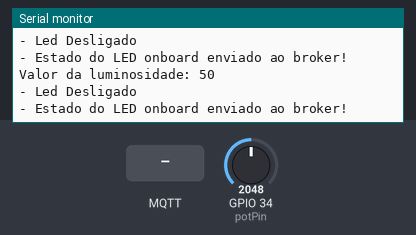
This sketch was run on a simulated ESP32. On the bench: the last lines printed to the serial monitor. Inputs (shaded band) come from the test bench; at power-on: GPIO 34 (potPin) = 2048. WiFi joins after 1.5 s; servers stay silent unless stated; no MQTT or app messages arrive unless stated.

Above: at 9.9 s.
10.0 s: MQTT message "1" arrives on the first subscribed topic
12.2 s: MQTT message "on" arrives on the first subscribed topic
14.2 s: MQTT message "off" arrives on the first subscribed topic
16.2 s: GPIO 34 (potPin) set to 2866
At 17.5 s:
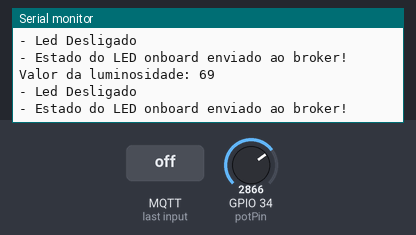
17.7 s: GPIO 34 (potPin) set to 3603
At 18.6 s:
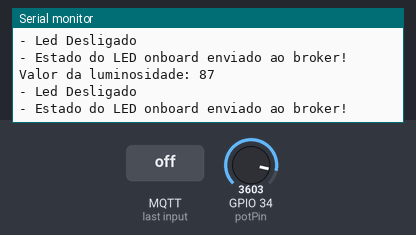
Timing chart, 0 to 20.2 s (numbered marks = the images above; inputs shaded):
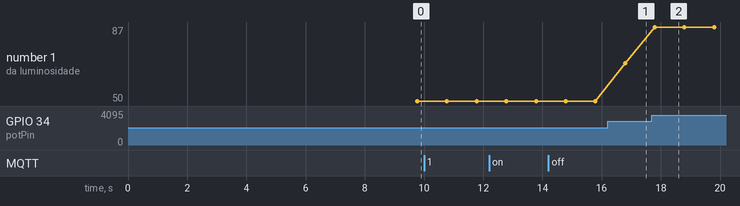

The sketch:

esp32-codigo.ino
```cpp
//Equipe:
//Raphael Aaron - 564067
//Felipe Catto - 562106
//Kimberly Kristina - 564080
//Laura Dantas - 564064

#include <WiFi.h>
#include <PubSubClient.h>

// Configurando as variáveis
const char* default_SSID = "sua_rede_wifi"; // Inserir nome da rede Wi-Fi
const char* default_PASSWORD = "sua_senha_wifi"; // Inserir senha da rede Wi-Fi
const char* default_BROKER_MQTT = "ip_host_fiware"; // IP do Broker MQTT
const int default_BROKER_PORT = 1883; // Porta do Broker MQTT
const char* default_TOPICO_SUBSCRIBE = "/TEF/lamp001/cmd"; // Tópico MQTT de escuta
const char* default_TOPICO_PUBLISH_1 = "/TEF/lamp001/attrs"; // Tópico MQTT de envio de informações para Broker
const char* default_TOPICO_PUBLISH_2 = "/TEF/lamp001/attrs/l"; // Tópico MQTT de envio de luminosidade
const char* default_ID_MQTT = "fiware_001"; // ID MQTT
const int default_D4 = 2; // Pino do LED onboard
// Declaração da variável para o prefixo do tópico
const char* topicPrefix = "lamp001";

// Variáveis para configurações editáveis
char* SSID = const_cast<char*>(default_SSID); // Variável de SSID da rede, inicializada com valor padrão
char* PASSWORD = const_cast<char*>(default_PASSWORD); // Variável de senha da rede, inicializada com valor padrão
char* BROKER_MQTT = const_cast<char*>(default_BROKER_MQTT); // Endereço do Broker MQTT
int BROKER_PORT = default_BROKER_PORT; // Porta do Broker MQTT
char* TOPICO_SUBSCRIBE = const_cast<char*>(default_TOPICO_SUBSCRIBE); // Variável de tópico de assinatura
char* TOPICO_PUBLISH_1 = const_cast<char*>(default_TOPICO_PUBLISH_1); // Variável de tópico de publicação 1
char* TOPICO_PUBLISH_2 = const_cast<char*>(default_TOPICO_PUBLISH_2); // Variável de tópico de publicação 2
char* ID_MQTT = const_cast<char*>(default_ID_MQTT); // Variável do ID MQTT
int D4 = default_D4; // Variável do pino de saída (LED onboard)

WiFiClient espClient; // Cliente Wi-Fi usado para conexão
PubSubClient MQTT(espClient); // Cliente MQTT usando conexão Wi-Fi
char EstadoSaida = '0'; // Estado inicial do LED (desligado)

// Inicializa comunicação serial
void initSerial() {
    Serial.begin(115200); // Configura baud rate da porta serial
}

// Inicializa conexão Wi-Fi
void initWiFi() {
    delay(10); // Pequeno delay para estabilização
    Serial.println("------Conexao WI-FI------"); // Mensagem no monitor serial
    Serial.print("Conectando-se na rede: "); // Mostra a rede alvo
    Serial.println(SSID); // Exibe o SSID configurado
    Serial.println("Aguarde"); // Mensagem de aguardo
    reconectWiFi(); // Chama função para conectar ou reconectar ao Wi-Fi
}

// Inicializa cliente MQTT
void initMQTT() {
    MQTT.setServer(BROKER_MQTT, BROKER_PORT); // Define servidor e porta MQTT
    MQTT.setCallback(mqtt_callback); // Define função de callback para mensagens recebidas
}

// Função principal de configuração
void setup() {
    InitOutput(); // Inicializa saída (LED com piscadas)
    initSerial(); // Inicia comunicação serial
    initWiFi(); // Conecta ao Wi-Fi
    initMQTT(); // Configura conexão MQTT
    delay(5000); // Aguarda 5s antes de publicar primeira mensagem
    MQTT.publish(TOPICO_PUBLISH_1, "s|on"); // Publica mensagem inicial de status
}

// Função principal de execução contínua
void loop() {
    VerificaConexoesWiFIEMQTT(); // Verifica e reconecta Wi-Fi/MQTT se necessário
    EnviaEstadoOutputMQTT(); // Envia estado do LED ao broker
    handleLuminosity(); // Lê luminosidade e envia para o broker
    MQTT.loop(); // Mantém cliente MQTT ativo
}

// Conecta ou reconecta ao Wi-Fi
void reconectWiFi() {
    if (WiFi.status() == WL_CONNECTED) // Se já está conectado, sai da função
        return;
    WiFi.begin(SSID, PASSWORD); // Inicia conexão Wi-Fi
    while (WiFi.status() != WL_CONNECTED) { // Aguarda conexão
        delay(100);
        Serial.print("."); // Imprime pontos enquanto espera
    }
    Serial.println();
    Serial.println("Conectado com sucesso na rede "); // Mensagem de sucesso
    Serial.print(SSID); // Mostra SSID conectado
    Serial.println("IP obtido: ");
    Serial.println(WiFi.localIP()); // Mostra IP obtido pelo dispositivo

    // Garantir que o LED inicie desligado
    digitalWrite(D4, LOW);
}

// Função de callback MQTT (executada ao receber mensagem)
void mqtt_callback(char* topic, byte* payload, unsigned int length) {
    String msg; // Armazena mensagem recebida
    for (int i = 0; i < length; i++) {
        char c = (char)payload[i]; // Converte payload para char
        msg += c; // Concatena no objeto String
    }
    Serial.print("- Mensagem recebida: "); // Mostra mensagem recebida
    Serial.println(msg);

    // Forma o padrão de tópico esperado para ligar/desligar
    String onTopic = String(topicPrefix) + "@on|";
    String offTopic = String(topicPrefix) + "@off|";

    // Se a mensagem recebida for comando de ligar
    if (msg.equals(onTopic)) {
        digitalWrite(D4, HIGH); // Liga LED
        EstadoSaida = '1'; // Atualiza estado
    }

    // Se a mensagem recebida for comando de desligar
    if (msg.equals(offTopic)) {
        digitalWrite(D4, LOW); // Desliga LED
        EstadoSaida = '0'; // Atualiza estado
    }
}

// Verifica se há conexão com Wi-Fi e MQTT
void VerificaConexoesWiFIEMQTT() {
    if (!MQTT.connected()) // Se não estiver conectado ao broker
        reconnectMQTT(); // Tenta reconectar
    reconectWiFi(); // Garante que Wi-Fi esteja conectado
}

// Envia estado do LED ao broker
void EnviaEstadoOutputMQTT() {
    if (EstadoSaida == '1') { // Se LED ligado
        MQTT.publish(TOPICO_PUBLISH_1, "s|on"); // Publica mensagem de ligado
        Serial.println("- Led Ligado");
    }

    if (EstadoSaida == '0') { // Se LED desligado
        MQTT.publish(TOPICO_PUBLISH_1, "s|off"); // Publica mensagem de desligado
        Serial.println("- Led Desligado");
    }
    Serial.println("- Estado do LED onboard enviado ao broker!"); // Confirma envio
    delay(1000); // Delay para não sobrecarregar publicações
}

// Inicializa saída (LED onboard)
void InitOutput() {
    pinMode(D4, OUTPUT); // Configura pino como saída
    digitalWrite(D4, HIGH); // Liga LED inicialmente
    boolean toggle = false; // Variável de controle de piscadas

    for (int i = 0; i <= 10; i++) { // Pisca LED 10 vezes
        toggle = !toggle; // Alterna estado
        digitalWrite(D4, toggle); // Atualiza LED
        delay(200); // Tempo entre piscadas
    }
}

// Reconecta ao broker MQTT caso esteja desconectado
void reconnectMQTT() {
    while (!MQTT.connected()) { // Enquanto não estiver conectado
        Serial.print("* Tentando se conectar ao Broker MQTT: ");
        Serial.println(BROKER_MQTT); // Exibe endereço do broker
        if (MQTT.connect(ID_MQTT)) { // Tenta conectar usando ID
            Serial.println("Conectado com sucesso ao broker MQTT!");
            MQTT.subscribe(TOPICO_SUBSCRIBE); // Se conectou, inscreve no tópico
        } else {
            Serial.println("Falha ao reconectar no broker."); // Erro de conexão
            Serial.println("Haverá nova tentativa de conexão em 2s");
            delay(2000); // Aguarda 2 segundos antes de tentar novamente
        }
    }
}

// Lê sensor de luminosidade e envia valor ao broker
void handleLuminosity() {
    const int potPin = 34; // Pino analógico usado para leitura
    int sensorValue = analogRead(potPin); // Lê valor do sensor (0 a 4095)
    int luminosity = map(sensorValue, 0, 4095, 0, 100); // Converte para escala 0-100%
    String mensagem = String(luminosity); // Converte valor para string
    Serial.print("Valor da luminosidade: "); // Mostra valor no monitor serial
    Serial.println(mensagem.c_str());
    MQTT.publish(TOPICO_PUBLISH_2, mensagem.c_str()); // Publica valor de luminosidade no broker
}
```

Measured:
- after the input at 16.2 s, the serial monitor: prints a new line after 0.59 s (image 1)
- after the input at 17.7 s, the serial monitor: prints a new line after 0.09 s (image 2)
- plotted number 1: 50 → 69 after the input at 16.2 s, 69 → 87 after the input at 17.7 s
